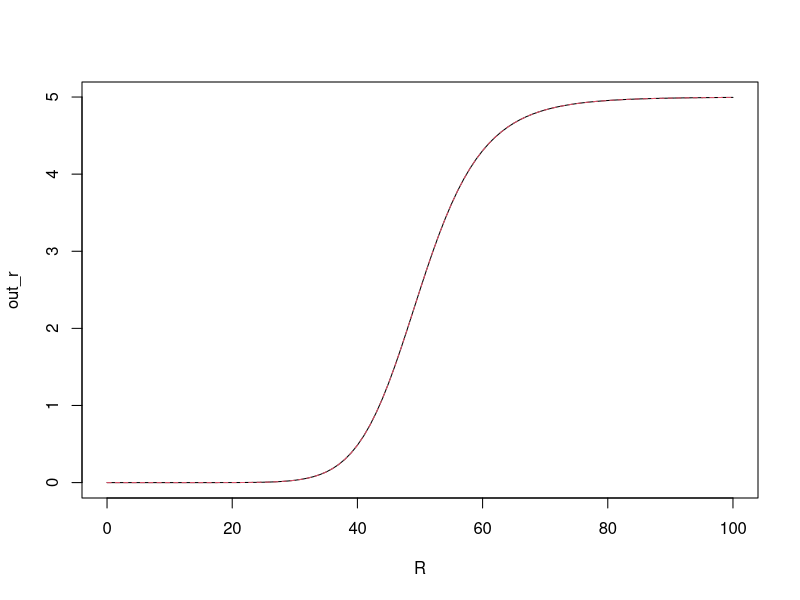
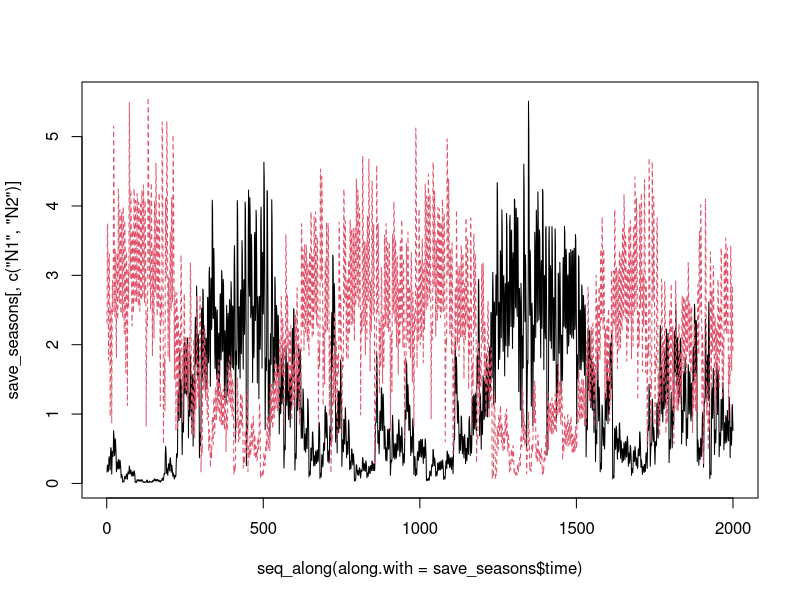
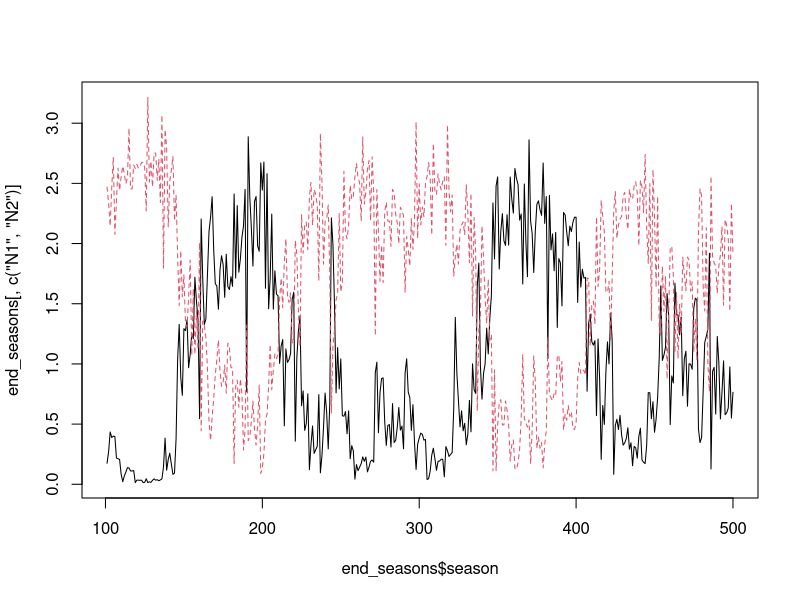

The R source for these figures, in order:
## Semi-discrete storage effect model of two species   ## 
## coexisting on one essential resource                ##

####
#### 3/19/2014
#### atredenn@gmail.com
####

##  MODEL DESCRIPTION
# species "split" themselves between a dormant, low-mortaility stage (D) and 
#   a higher mortality, high growth stage (N)
# The single resource is R
# There are two sources of variability: an environmental cue that drives the
#   storage effect, and resource variability

# clear the workspace
rm(list=ls())

####
#### Initial conditions and global variables ------------------------
####
maxTime <- 500 
burn.in <- maxTime/10
DNR <- c(D=c(1,1),N=c(1,1),R=100)
Rmu <- 2      #mean resource pulse (on log scale)
Rsd <- 0    #std dev of resource pulses (on log scale)
sigE <- 2     #environmental cue variability
rho <- 0     #environmental cue correlation between species

####
#### Load relevant libraries ----------------------------------------
####
library(deSolve)
library(mvtnorm)
library(ggplot2)
library(reshape2)
library(gridExtra)


####
#### Model function -------------------------------------------------
####
## Continuous model
updateDNR <- function(t, DNR, parms){
  with(as.list(c(DNR, parms)), {
    dD1dt = -(mD[1]*D1)
    dD2dt = -(mD[2]*D2)
    dN1dt = N1*(uptake_R(r[1], R, alpha[1], beta[1]) - mN[1])
    dN2dt = N2*(uptake_R(r[2], R, alpha[2], beta[2]) - mN[2])
    dRdt = -1 * ((dN1dt + mN[1]*N1) + (dN2dt + mN[2]*N2))
    list(c(dD1dt, dD2dt, dN1dt, dN2dt, dRdt)) #output
  })
}

##  Resource uptake function (Hill function)
uptake_R <- function(r, R, alpha, beta){
  return((r*R^alpha) / (beta^alpha + R^alpha))
}

R <- seq(0,100,1)
out_r <- matrix(ncol=2, nrow=length(R))
alpha <- c(10,10)
beta <- c(50,50)
for(i in 1:nrow(out_r)){
  out_r[i,1] <- uptake_R(5, R[i], alpha[1], beta[1])
  out_r[i,2] <- uptake_R(5, R[i], alpha[2], beta[2])
}
matplot(R, out_r, type="l")

## Discrete model
update_DNR <- function(t,DNR,gs){
  with (as.list(DNR),{
    g1 <- gs[1]
    g2 <- gs[2]
    D1 <- D1 - (N1+D1)*g1 + N1
    D2 <- D2 - (N2+D2)*g2 + N2
    N1 <- 0+(N1+D1)*g1
    N2 <- 0+(N2+D2)*g2
    R <- R + Rvector[t]
    return(c(D1, D2, N1, N2, R))
  })
}


####
#### Simulate model -----------------------------------------------------
####
simTime <- seq(1,maxTime,by=1)
parms <- list(
  r = c(10,10),          #max growth rate for genotype A and a
  alpha = c(10,10),       #right offset for growth rates 
  beta = c(50,50),    #rates at which max is approached
  mN = c(0.5,0.5),      #live biomass loss (mortality) rates 
  mD = c(0.001, 0.001) #dormant biomass loss (mortality) rates
)

# Get "germination" fractions for each year
getG <- function(sigE, rho, nTime){
  varcov <- matrix(c(sigE, rho*sigE, rho*sigE, sigE), 2, 2)
  e <- rmvnorm(n = nTime, mean = c(0,0), sigma = varcov)
  g <- exp(e) / (1+exp(e))
  return(g)
}


# Set random resource fluctuations


# Run the model
# Loop over seasons
seasons <- 500
days <- c(1:5)
nms <- names(DNR)
gVec <- getG(sigE = sigE, rho = rho, nTime = seasons)
Rvector <- rlnorm(seasons,Rmu,Rsd)
save_seasons <- data.frame(time=NA,D1=NA,D2=NA,N1=NA,N2=NA,R=NA,season=NA)
for(season_now in 1:seasons){
  output <- as.data.frame(ode(y = DNR, times = days, 
                              func = updateDNR, parms = parms))
  DNR <- as.numeric(output[nrow(output),nms])
  names(DNR) <- nms
  R_update <- Rvector[season_now]
  DNR <- update_DNR(season_now, DNR, gVec[season_now,])
  names(DNR) <- nms
  new_season <- as.data.frame(output)
  new_season$season <- season_now
  save_seasons <- rbind(save_seasons, new_season)
}

#take out first couple seasons
save_seasons <- subset(save_seasons, season>100)
matplot(seq_along(along.with = save_seasons$time), save_seasons[,c("N1","N2")], type="l")

#plot just seasons
end_of_season <- which(save_seasons$time == max(days))
end_seasons <- save_seasons[end_of_season,]
matplot(end_seasons$season, end_seasons[,c("N1","N2")], type="l")
# plot(N1 ~ R, end_seasons)
# plot(N2 ~ R, end_seasons)
# plot(N1 ~ N2, end_seasons)
